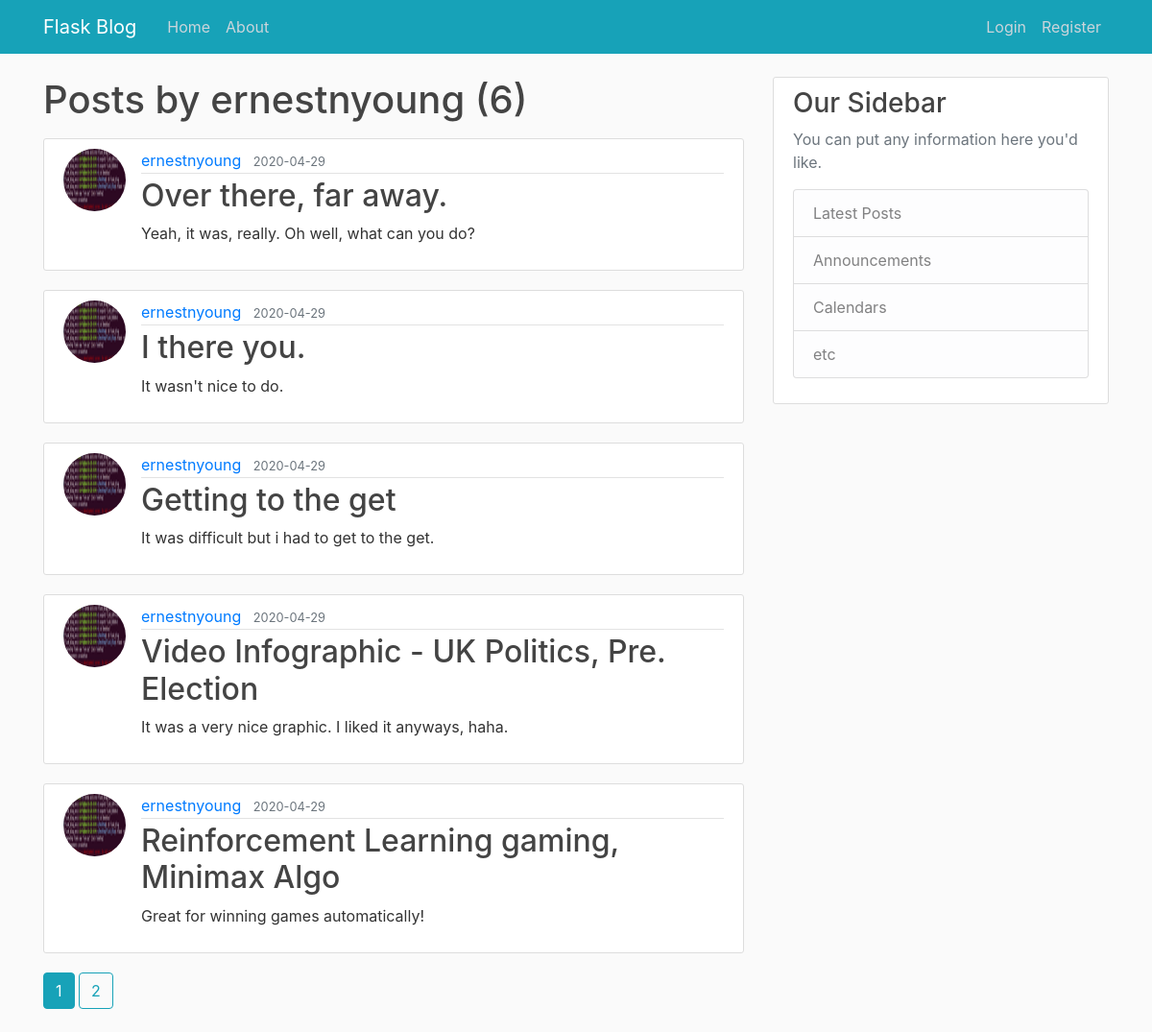
The app's page /user/ernestnyoung with its own data.
### flaskblog/models.py (models this page shows, shortened)
class User(db.Model, UserMixin):
    id = db.Column(db.Integer, primary_key=True)
    username = db.Column(db.String(20), unique=True, nullable=False)
    email = db.Column(db.String(120), unique=True, nullable=False)
    image_file = db.Column(db.String(20), nullable=False, default='default.jpg')
    password = db.Column(db.String(60), nullable=False)
    posts = db.relationship('Post', backref='author', lazy=True)

class Post(db.Model):
    id = db.Column(db.Integer, primary_key=True)
    title = db.Column(db.String(100), nullable=False)
    date_posted = db.Column(db.DateTime, nullable=False, default=datetime.utcnow)
    content = db.Column(db.Text, nullable=False)
    user_id = db.Column(db.Integer, db.ForeignKey('user.id'), nullable=False)

### flaskblog/users/routes.py (the view)
@users.route("/user/<string:username>")
def user_posts(username):
    page = request.args.get('page', 1, type=int)
    user = User.query.filter_by(username=username).first_or_404()
    posts = Post.query.filter_by(author=user)\
        .order_by(Post.date_posted.desc())\
        .paginate(page=page, per_page=5)
    return render_template('user_posts.html', posts=posts, user=user)

### flaskblog/templates/user_posts.html
{% extends "layout.html" %}
{% block content %}
    <h1 class="mb-3">Posts by {{ user.username }} ({{ posts.total }})</h1>
    {% for post in posts.items %}
        <article class="media content-section">
          <img class="rounded-circle article-img" src="{{ url_for('static', filename='profile_pics/' + post.author.image_file) }}">
          <div class="media-body">
            <div class="article-metadata">
              <a class="mr-2" href="{{ url_for('users.user_posts', username=post.author.username) }}">{{ post.author.username }}</a>
              <small class="text-muted">{{ post.date_posted.strftime('%Y-%m-%d') }}</small>
            </div>
            <h2><a class="article-title" href="{{ url_for('posts.post', post_id=post.id) }}">{{ post.title }}</a></h2>
            <p class="article-content">{{ post.content }}</p>
          </div>
        </article>
    {% endfor %}
    {% for page_num in posts.iter_pages(left_edge=1, right_edge=1, left_current=1, right_current=2) %}
      {% if page_num %}
        {% if posts.page == page_num %}
          <a class="btn btn-info mb-4" href="{{ url_for('users.user_posts', username=user.username, page=page_num) }}">{{ page_num }}</a>
        {% else %}
          <a class="btn btn-outline-info mb-4" href="{{ url_for('users.user_posts', username=user.username, page=page_num) }}">{{ page_num }}</a>
        {% endif %}
      {% else %}
        ...
      {% endif %}
    {% endfor %}
{% endblock content %}

### flaskblog/static/main.css (style rules this page uses)
body { background: #fafafa; color: #333333; margin-top: 5rem; }
h1, h2, h3, h4, h5, h6 { color: #444444; }
.content-section { background: #ffffff; padding: 10px 20px; border: 1px solid #dddddd; border-radius: 3px; margin-bottom: 20px; }
.article-title { color: #444444; }
.article-content { white-space: pre-line; }
.article-img { height: 65px; width: 65px; margin-right: 16px; }
.article-metadata { padding-bottom: 1px; margin-bottom: 4px; border-bottom: 1px solid #e3e3e3 }

### records on screen
User: username "ernestnyoung"
Post: image_file (picture), author.username "ernestnyoung", date_posted "2020-04-29", title "Over there, far away.", content "Yeah, it was, really. Oh well, what can you do?"
Post: image_file (picture), author.username "ernestnyoung", date_posted "2020-04-29", title "I there you.", content "It wasn't nice to do."
Post: image_file (picture), author.username "ernestnyoung", date_posted "2020-04-29", title "Getting to the get", content "It was difficult but i had to get to the get."
Post: image_file (picture), author.username "ernestnyoung", date_posted "2020-04-29", title "Video Infographic - UK Politics, Pre. Election", content "It was a very nice graphic. I liked it anyways, haha."
Post: image_file (picture), author.username "ernestnyoung", date_posted "2020-04-29", title "Reinforcement Learning gaming, Minimax Algo", content "Great for winning games automatically!"

### other values on screen
{{ posts.total }} "6"
{{ page_num }} "1"
{{ page_num }} "2"
